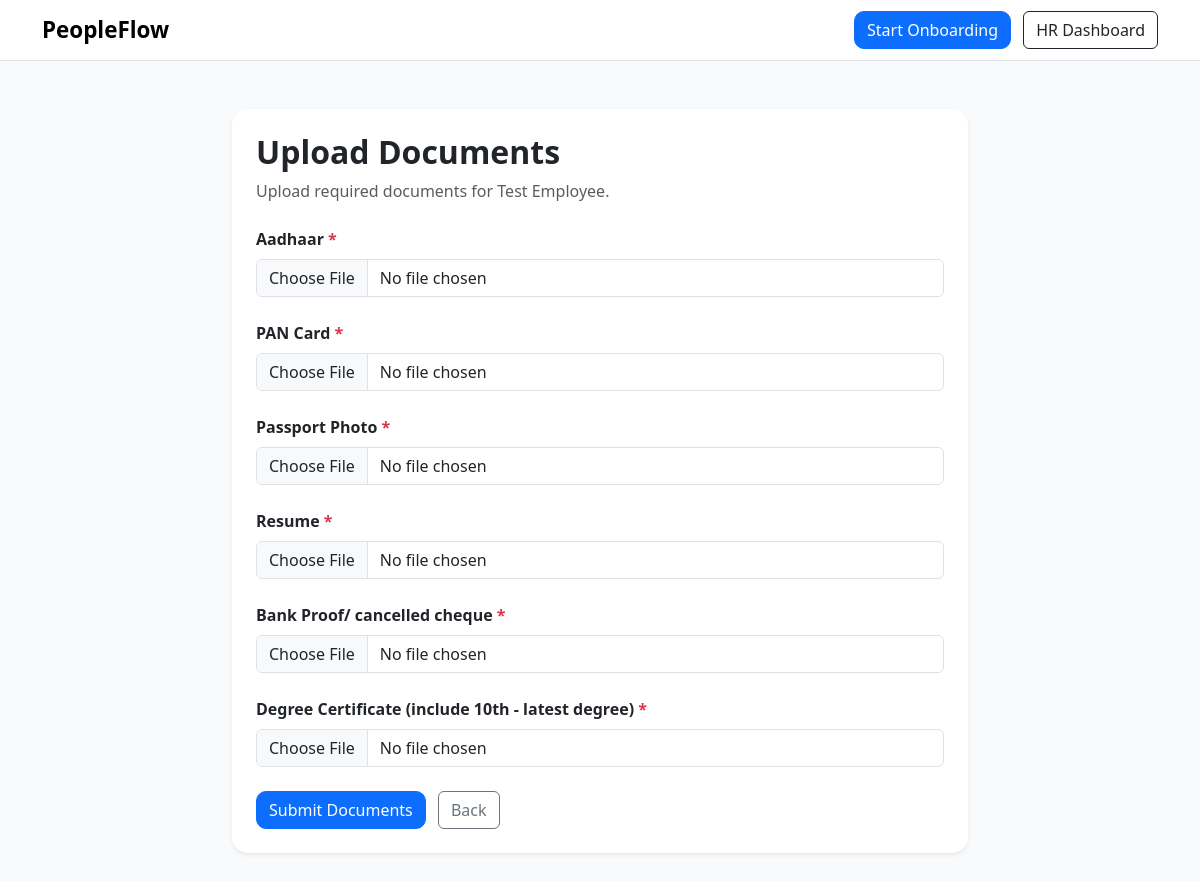
The app's page /employee/upload-documents/, older data.
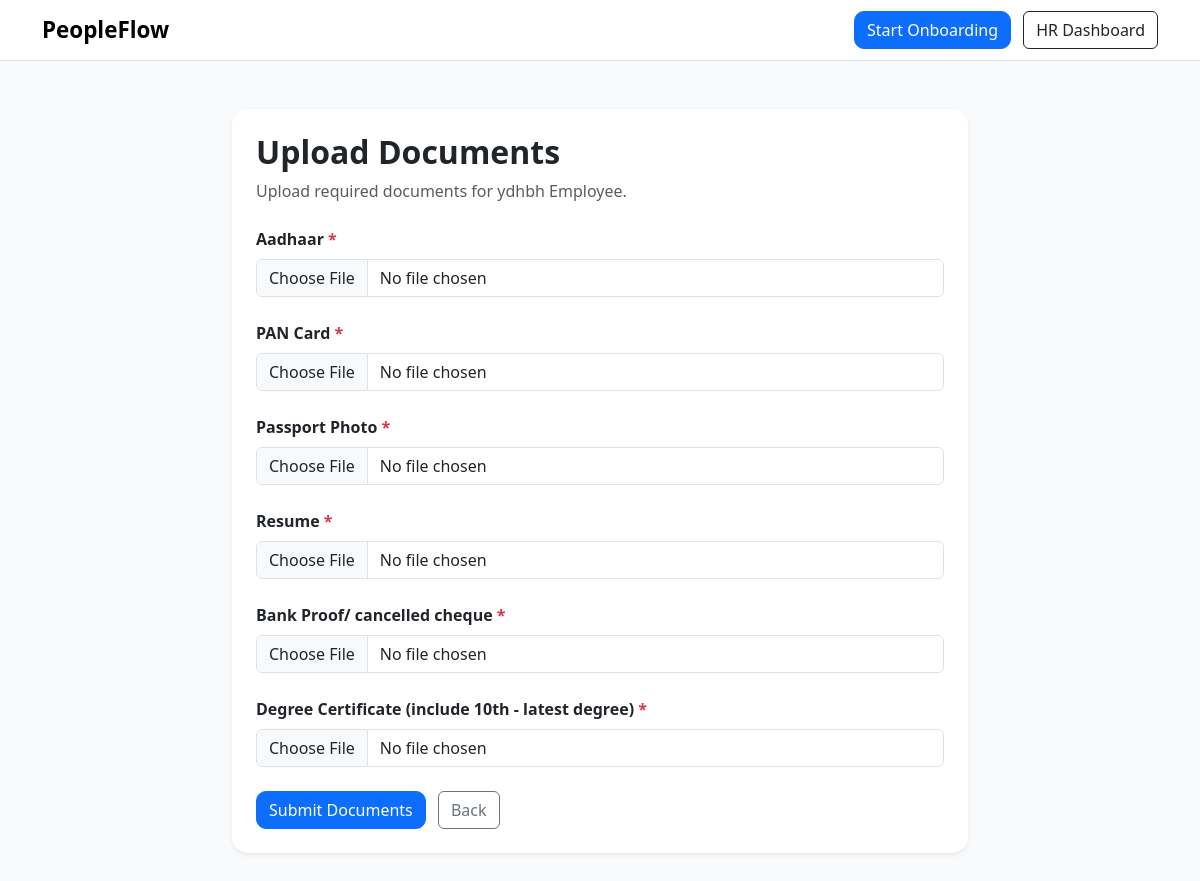
The same page, newer data.
### onboarding/models.py (models this page shows, shortened)
class EmployeeProfile(models.Model):
    STATUS_CHOICES = [
        ('DRAFT', 'Draft'),
        ('SUBMITTED', 'Submitted'),
        ('UNDER_REVIEW', 'Under Review'),
        ('APPROVED', 'Approved'),
        ('REJECTED', 'Rejected'),
    ]
    user = models.OneToOneField(User, on_delete=models.CASCADE)
    employee_id = models.CharField(max_length=20, blank=True)
    EMPLOYEE_TYPE_CHOICES = [
        ('FRESHER', 'Fresher'),
        ('EXPERIENCED', 'Experienced'),
    ]
    employee_type = models.CharField(
        max_length=20,
        choices=EMPLOYEE_TYPE_CHOICES,
        default='FRESHER'
    )
    full_name = models.CharField(max_length=100)
    email = models.EmailField()
    phone = models.CharField(max_length=15)
    dob = models.DateField(null=True, blank=True)
    address = models.TextField()
    emergency_contact = models.CharField(max_length=15)
    joining_date = models.DateField(null=True, blank=True)
    status = models.CharField(
        max_length=20,
        choices=STATUS_CHOICES,
        default='DRAFT'
    )
    created_at = models.DateTimeField(auto_now_add=True)

### onboarding/views.py (the view, shortened to what this page needs)
# urls.py: path('employee/upload-documents/', views.upload_documents, name='upload_documents'),
def upload_documents(request):
    employee = EmployeeProfile.objects.last()
    if not employee:
        return redirect('employee_profile_form')
    document_types = DocumentType.objects.all()
    if employee.employee_type == 'FRESHER':
        document_types = document_types.exclude(name__in=['Experience Letter', 'Last Salary Slip'])
    return render(request, 'onboarding/upload_documents.html', {
        'employee': employee,
        'document_types': document_types
    })

### onboarding/templates/onboarding/upload_documents.html (shortened to what this page needs)
{% extends 'onboarding/base.html' %}
{% block content %}
<div class="row justify-content-center">
    <div class="col-lg-8">
        <div class="card shadow-sm">
            <div class="card-body p-4">
                <h2 class="fw-bold mb-2">Upload Documents</h2>
                <p class="text-muted mb-4">
                    Upload required documents for {{ employee.full_name }}.
                </p>
                <form method="POST" enctype="multipart/form-data">
                    {% for doc in document_types %}
                    <div class="mb-4">
                        <label class="form-label fw-semibold">
                            {{ doc.name }}
                            {% if doc.required %}
                                <span class="text-danger">*</span>
                            {% endif %}
                        </label>
                        <input type="file" name="document_{{ doc.id }}" class="form-control">
                    </div>
                    {% endfor %}
                    <button type="submit" class="btn btn-primary">
                        Submit Documents
                    </button>
                    <a href="/employee/dashboard/" class="btn btn-outline-secondary ms-2">
                        Back
                    </a>
                </form>
            </div>
        </div>
    </div>
</div>
{% endblock %}

Row changes from the older to the newer data that the page shows:
removed EmployeeProfile: full_name "Test Employee"
added EmployeeProfile: full_name "ydhbh Employee"
